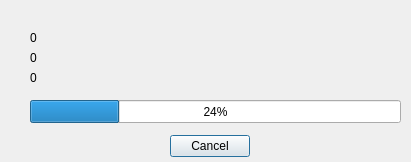
<?xml version="1.0" encoding="UTF-8"?>
<ui version="4.0">
 <class>ProgressDialog</class>
 <widget class="QDialog" name="ProgressDialog">
  <property name="geometry">
   <rect>
    <x>0</x>
    <y>0</y>
    <width>411</width>
    <height>162</height>
   </rect>
  </property>
  <property name="minimumSize">
   <size>
    <width>411</width>
    <height>162</height>
   </size>
  </property>
  <property name="maximumSize">
   <size>
    <width>411</width>
    <height>162</height>
   </size>
  </property>
  <property name="windowTitle">
   <string>Копіювання ...</string>
  </property>
  <property name="modal">
   <bool>true</bool>
  </property>
  <widget class="QDialogButtonBox" name="buttonBox">
   <property name="geometry">
    <rect>
     <x>170</x>
     <y>130</y>
     <width>81</width>
     <height>32</height>
    </rect>
   </property>
   <property name="layoutDirection">
    <enum>Qt::RightToLeft</enum>
   </property>
   <property name="orientation">
    <enum>Qt::Horizontal</enum>
   </property>
   <property name="standardButtons">
    <set>QDialogButtonBox::Cancel</set>
   </property>
  </widget>
  <widget class="QProgressBar" name="progressBar">
   <property name="geometry">
    <rect>
     <x>30</x>
     <y>100</y>
     <width>371</width>
     <height>23</height>
    </rect>
   </property>
   <property name="value">
    <number>24</number>
   </property>
  </widget>
  <widget class="QLabel" name="FileLabel">
   <property name="geometry">
    <rect>
     <x>30</x>
     <y>30</y>
     <width>321</width>
     <height>16</height>
    </rect>
   </property>
   <property name="text">
    <string>0</string>
   </property>
  </widget>
  <widget class="QLabel" name="ToLabel">
   <property name="geometry">
    <rect>
     <x>30</x>
     <y>50</y>
     <width>321</width>
     <height>16</height>
    </rect>
   </property>
   <property name="text">
    <string>0</string>
   </property>
  </widget>
  <widget class="QLabel" name="Fromlabel">
   <property name="geometry">
    <rect>
     <x>30</x>
     <y>70</y>
     <width>321</width>
     <height>16</height>
    </rect>
   </property>
   <property name="text">
    <string>0</string>
   </property>
  </widget>
 </widget>
 <resources/>
 <connections/>
</ui>
